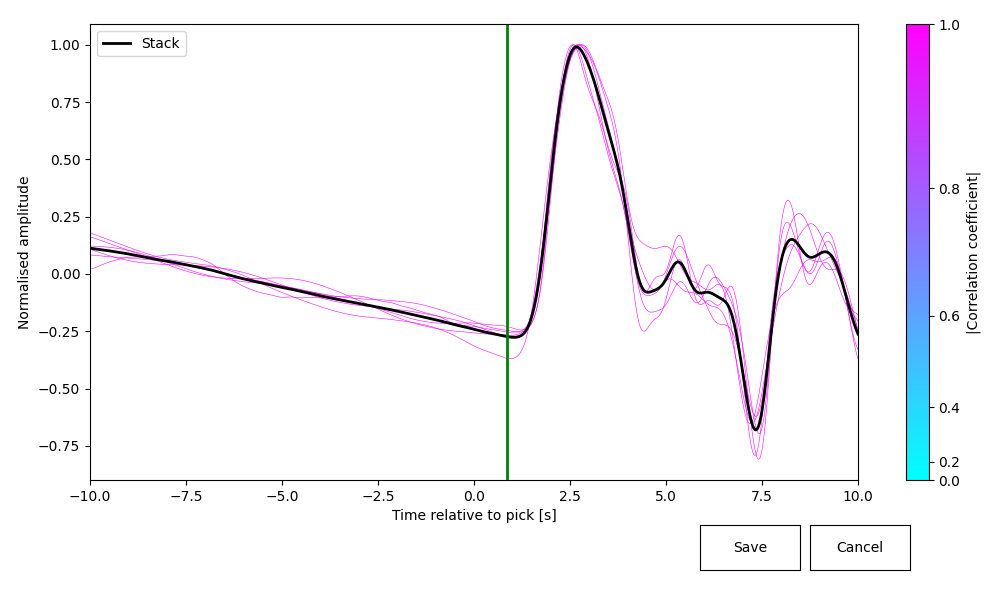

Recreate this plot in Python.
from pysmo.tools.iccs import ICCS, stack_pick, plotstack
from make_iccs_data import example_data
import matplotlib
import matplotlib.pyplot as plt


matplotlib.use("TkAgg")


def make_plots(dark: bool = False, savefig: bool = False) -> None:
    if dark:
        plt.style.use("dark_background")
    iccs_seismograms = example_data()
    iccs = ICCS(iccs_seismograms)
    iccs(autoselect=True, autoflip=True)
    fname = "docs/examples/tools/iccs/stack_pick.png"
    fig = stack_pick(iccs)
    if dark:
        fname = fname.replace(".png", "_dark.png")
    if savefig:
        fig.savefig(fname, transparent=True)
    plotstack(iccs)


if __name__ == "__main__":
    make_plots(dark=True)
    # make_plots(dark=False, savefig=True)
    # make_plots(dark=True, savefig=True)
